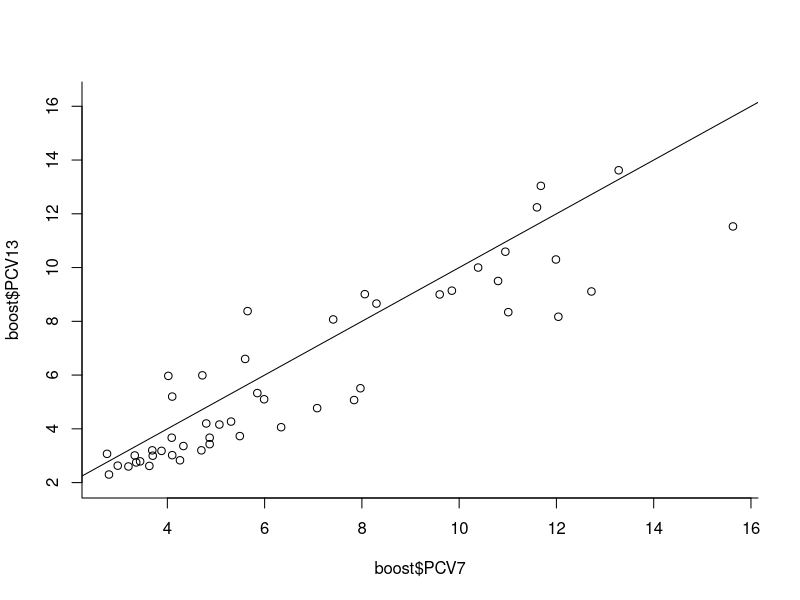
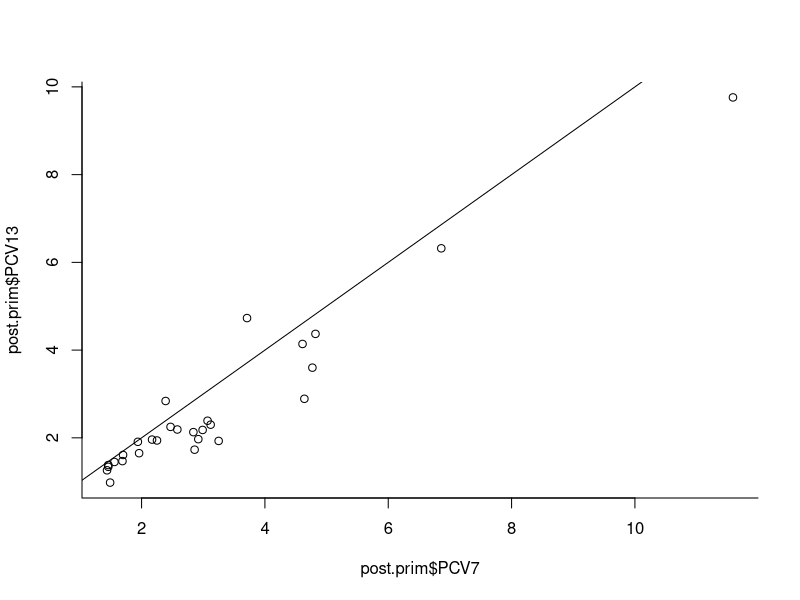
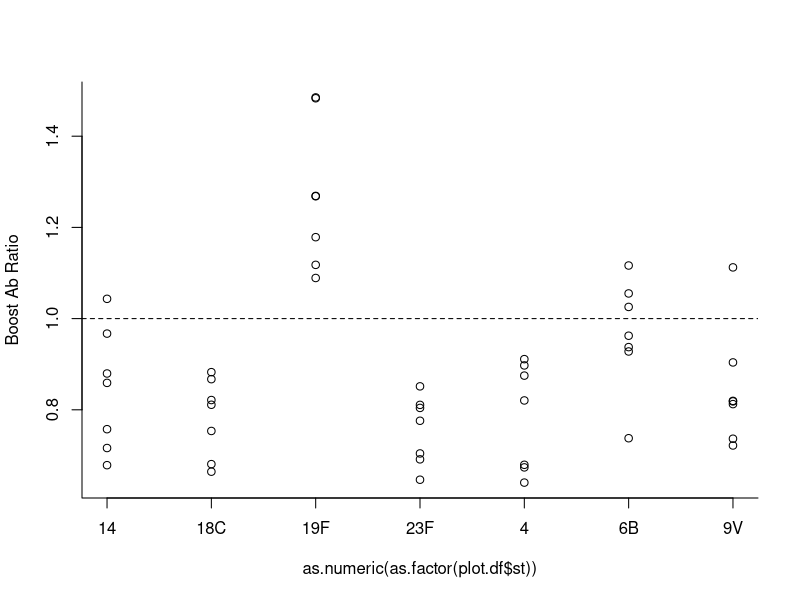
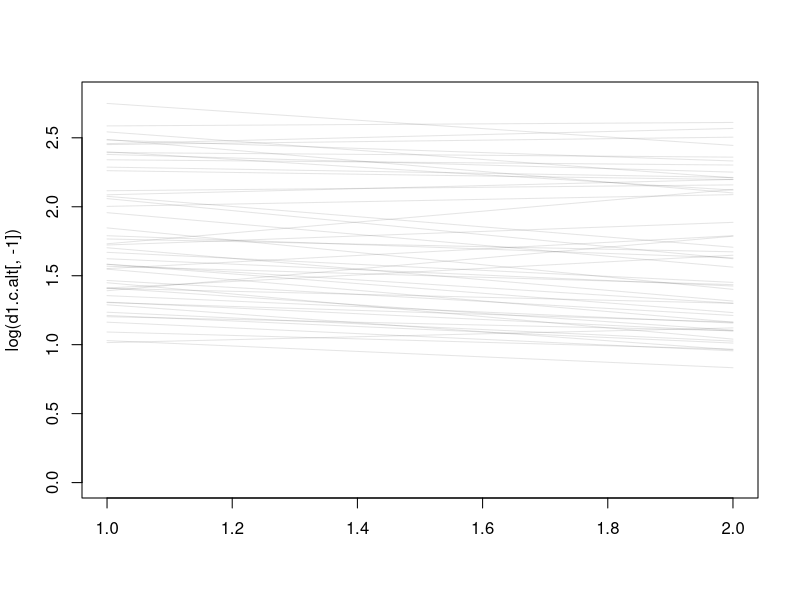

Here is the R script that generated these plots, in order:
## ---- chunk 1
knitr::opts_chunk$set(echo = TRUE)
library(readxl)
library(reshape2)
## ---- chunk 2
pcv7sts <- c('4','6B','9V','14','18C','19F','23F')
d1 <- read_excel("./Data/IgGGMCs.xlsx")
names(d1)[1] <- 'vax'
d1$timepoint_dose_weeks <- NULL
d1.m <- melt(d1, id.vars=c('vax','Dose','Trial'))
d1.m$variable <- gsub('serotype', '', d1.m$variable)
d1.m <- d1.m[d1.m$variable %in% pcv7sts ,]
d1.c <- acast(d1.m, vax~Dose~Trial+variable)

boost <- as.data.frame(t(d1.c[,'Booster',]))
## ---- chunk 3
plot(boost$PCV7, boost$PCV13, bty='l')
abline(a=0, b=1)
## ---- chunk 4
post.prim <- as.data.frame(t(d1.c[,'3rddoseP',]))
post.prim <- post.prim[!is.na(post.prim$PCV7) & !is.na(post.prim$PCV13),]

plot(post.prim$PCV7, post.prim$PCV13, bty='l')
abline(a=0, b=1)
## ---- chunk 5

## ---- chunk 6
ratio <- boost$PCV13/boost$PCV7
study <- gsub( "_.*$", "", rownames(boost) )
st <- gsub( ".*_", "", rownames(boost) )

plot.df <- cbind.data.frame(ratio, study, st)

plot(as.numeric(as.factor(plot.df$st)), plot.df$ratio, xaxt='n', bty='l', ylab='Boost Ab Ratio')
axis (side=1, at=c(1:length(unique(plot.df$st))), labels=unique(plot.df$st) )
abline(h=1, lty=2)

## ---- chunk 7
d1.m.boost <- d1.m[d1.m$Dose=='Booster',]
d1.c.alt <- dcast(d1.m.boost, vax~Trial+variable)

d1.c.alt$vax.d <- 0
d1.c.alt$vax.d[d1.c.alt$vax=='PCV13'] <- 1
d1.c.alt <- d1.c.alt[c(2,1),]

matplot(log(d1.c.alt[,-1]), type='l', col=rgb(0,0,0,alpha=0.1), lty=1)

